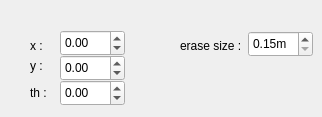
            <widget class="QWidget" name="page_edit_map">
             <attribute name="title">
              <string>EDIT_MAP</string>
             </attribute>
             <widget class="QLabel" name="label_12">
              <property name="geometry">
               <rect>
                <x>30</x>
                <y>77</y>
                <width>41</width>
                <height>31</height>
               </rect>
              </property>
              <property name="text">
               <string>th : </string>
              </property>
             </widget>
             <widget class="QLabel" name="label_13">
              <property name="geometry">
               <rect>
                <x>30</x>
                <y>50</y>
                <width>41</width>
                <height>31</height>
               </rect>
              </property>
              <property name="text">
               <string>y : </string>
              </property>
             </widget>
             <widget class="QLabel" name="label_21">
              <property name="geometry">
               <rect>
                <x>30</x>
                <y>30</y>
                <width>31</width>
                <height>31</height>
               </rect>
              </property>
              <property name="text">
               <string>x : </string>
              </property>
             </widget>
             <widget class="QDoubleSpinBox" name="dsb_MapPosX">
              <property name="geometry">
               <rect>
                <x>60</x>
                <y>30</y>
                <width>65</width>
                <height>26</height>
               </rect>
              </property>
              <property name="minimum">
               <double>-99.000000000000000</double>
              </property>
              <property name="singleStep">
               <double>0.010000000000000</double>
              </property>
             </widget>
             <widget class="QDoubleSpinBox" name="dsb_MapPosY">
              <property name="geometry">
               <rect>
                <x>60</x>
                <y>55</y>
                <width>65</width>
                <height>26</height>
               </rect>
              </property>
              <property name="minimum">
               <double>-99.000000000000000</double>
              </property>
              <property name="singleStep">
               <double>0.010000000000000</double>
              </property>
             </widget>
             <widget class="QDoubleSpinBox" name="dsb_MapPosTh">
              <property name="geometry">
               <rect>
                <x>60</x>
                <y>80</y>
                <width>65</width>
                <height>26</height>
               </rect>
              </property>
              <property name="minimum">
               <double>-180.000000000000000</double>
              </property>
              <property name="maximum">
               <double>180.000000000000000</double>
              </property>
             </widget>
             <widget class="QDoubleSpinBox" name="dsb_MapEraseSize">
              <property name="geometry">
               <rect>
                <x>248</x>
                <y>31</y>
                <width>65</width>
                <height>26</height>
               </rect>
              </property>
              <property name="suffix">
               <string>m</string>
              </property>
              <property name="minimum">
               <double>0.150000000000000</double>
              </property>
              <property name="singleStep">
               <double>0.010000000000000</double>
              </property>
             </widget>
             <widget class="QLabel" name="label_22">
              <property name="geometry">
               <rect>
                <x>180</x>
                <y>30</y>
                <width>61</width>
                <height>31</height>
               </rect>
              </property>
              <property name="text">
               <string>erase size : </string>
              </property>
             </widget>
            </widget>
